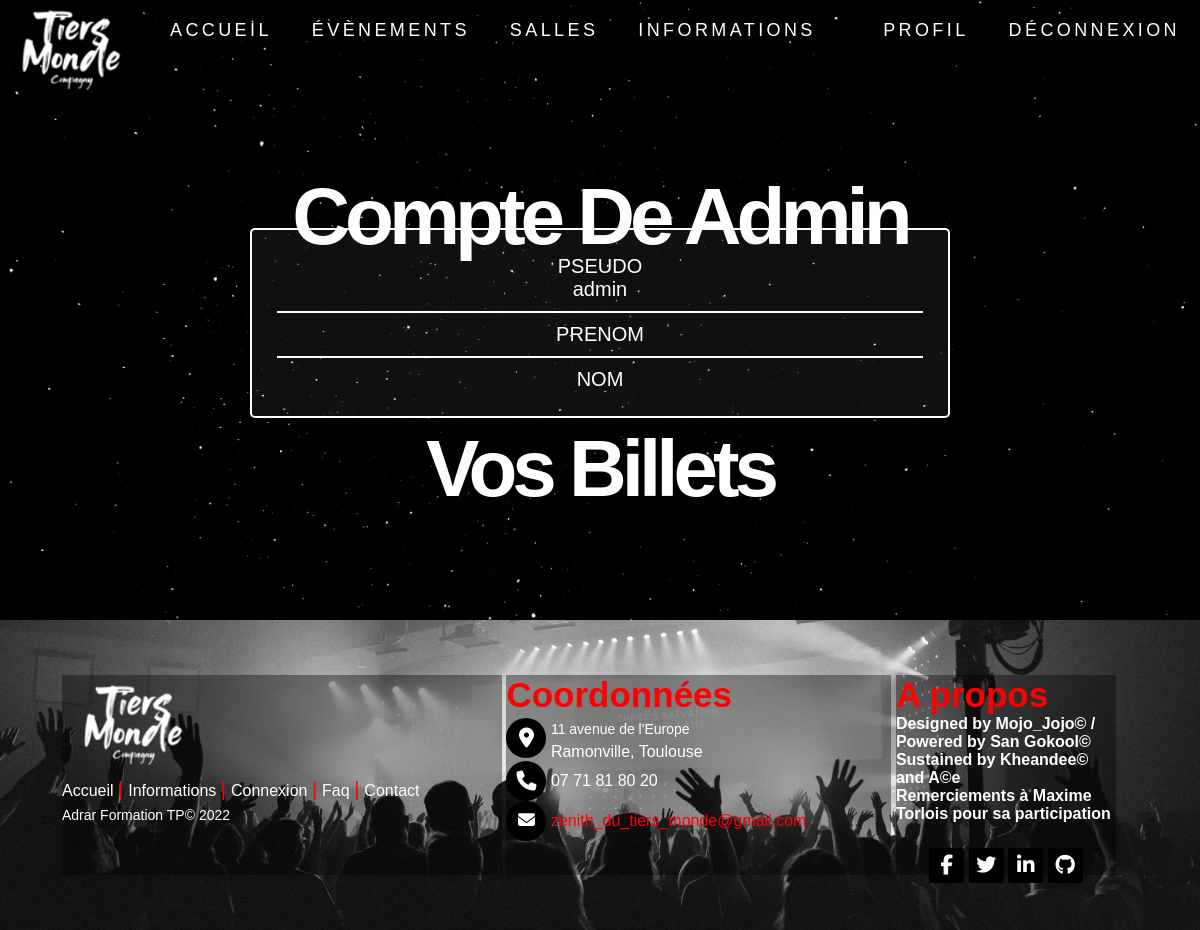
The page /event/profil/ (signed in) on the database as committed earlier.
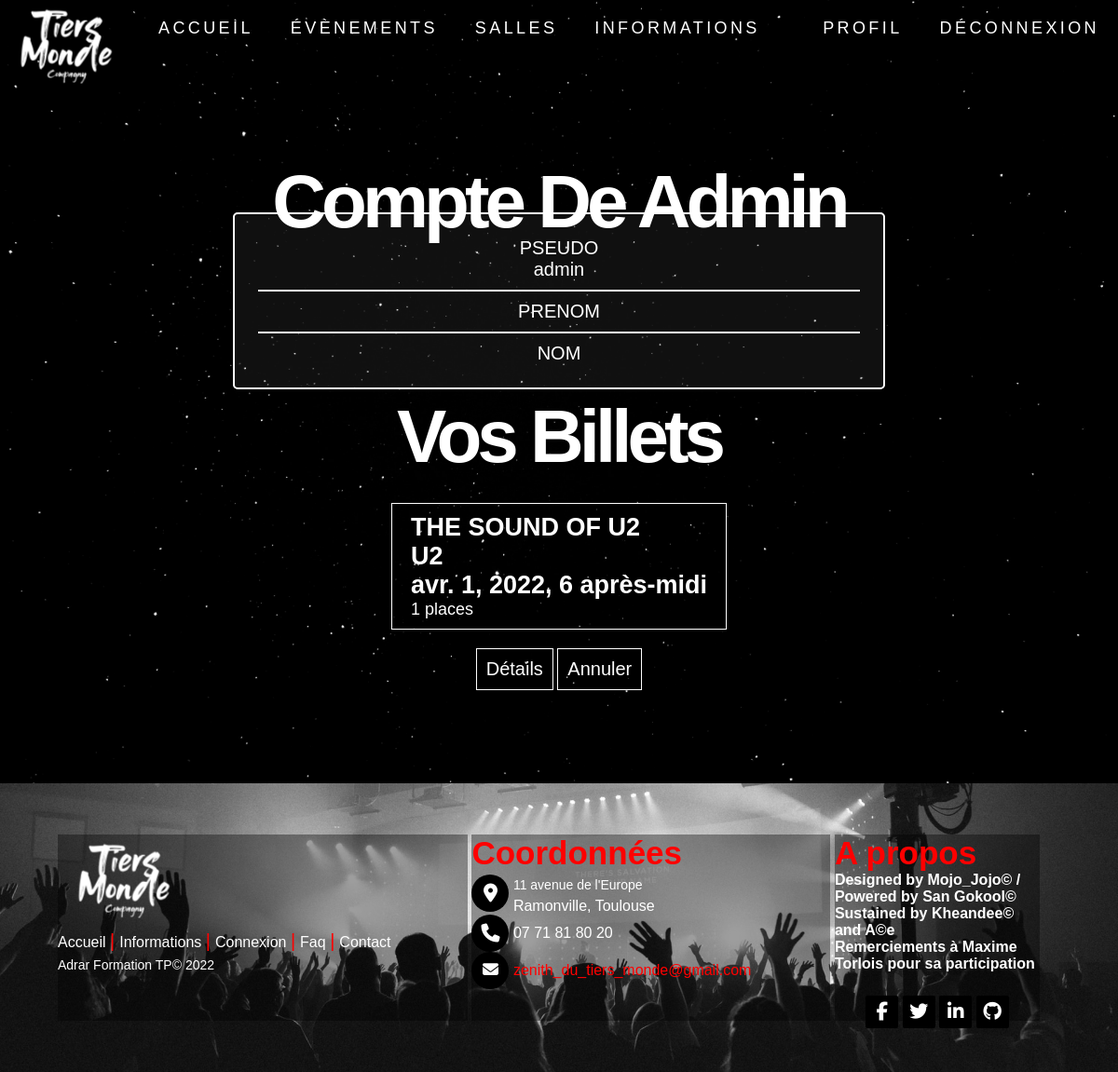
The same page on the database as committed later.
### event/models.py (models this page shows, shortened)
class Events(models.Model):
    name_event = models.CharField(max_length=50)
    av_ticket = models.IntegerField(default=0)
    begin_date = models.DateTimeField("Date de debut d'event")
    end_date = models.DateTimeField("Date de fin d'event")
    description_event = models.CharField(max_length=255, null=True, blank=True)
    type = models.ForeignKey(EventType, on_delete=models.CASCADE)
    group = models.ManyToManyField(Groups,blank=True)
    users = models.ManyToManyField(User, through='Achat', blank=True)

class Groups(models.Model):
    name_group = models.CharField(max_length=50)
    type_group = models.CharField(max_length=50)
    artist = models.ManyToManyField(Artist)
    pics_group = models.ImageField(upload_to='picsArtist', blank=True)

### event/views.py (the view)
# urls.py: path('profil/', views.profil, name='profil'),
def profil(request):
    eventList = request.user.events_set.all()
    nbTicketList = {}
    for event in eventList:
        nbTicketList[event] = request.user.achat_set.get(event=event).billets_user
    context = {'nbTicketList':nbTicketList}
    return render(request, 'event/profil.html', context)

### event/templates/event/profil.html (shortened to what this page needs)
{% extends "event/index.html" %}
{% load static %}
{% load i18n %}
{% block contenue %}
    <h1 class="title2">Compte de {{request.user.username}} </h1>
    <div class="containerInfo">
        <div class="info_detail">
            <p class="p_detail">PSEUDO</p>
            <p class="p_detail">{{request.user.username}}</p>
            <div id="traitBas"></div>
            <p class="p_detail">PRENOM
            <div id="traitBas"></div>
            <p class="p_detail">NOM
        </div>
    </div>
    <h3 class="title4">Vos billets</h3>
    {% for event_list, nb_ticket in nbTicketList.items %}
    <div class="containerBillet">
        <div class="fancy-btn">
            <h2>{{event_list.name_event}}</h2>
            {% for group in event_list.group.all %}
                <h2>{{group.name_group}}</h2>
            {% endfor %}
            {% language 'fr' %}
                <h2>{{event_list.begin_date}}</h2>
            {% endlanguage %}
            {{nb_ticket}} places
        </div>
    <div class="bouton_billets">
        <a href="{% url 'event:detail' event_list.id %}"><input class="bouton_login" type="submit" value="Détails"></a>
        <a href="{% url 'event:annuler' event_list.id %}"><input class="bouton_login" type="submit" value="Annuler"></a>
    </div>
    </div>
    {% endfor %}
{% endblock %}

Rows that differ between the two databases and show on the page:
now on this page (row edited): Events: name_event "THE SOUND OF U2", begin_date "avr. 1, 2022, 6 après-midi", nb_ticket "1"
now on this page (row unchanged): Groups: name_group "U2"
